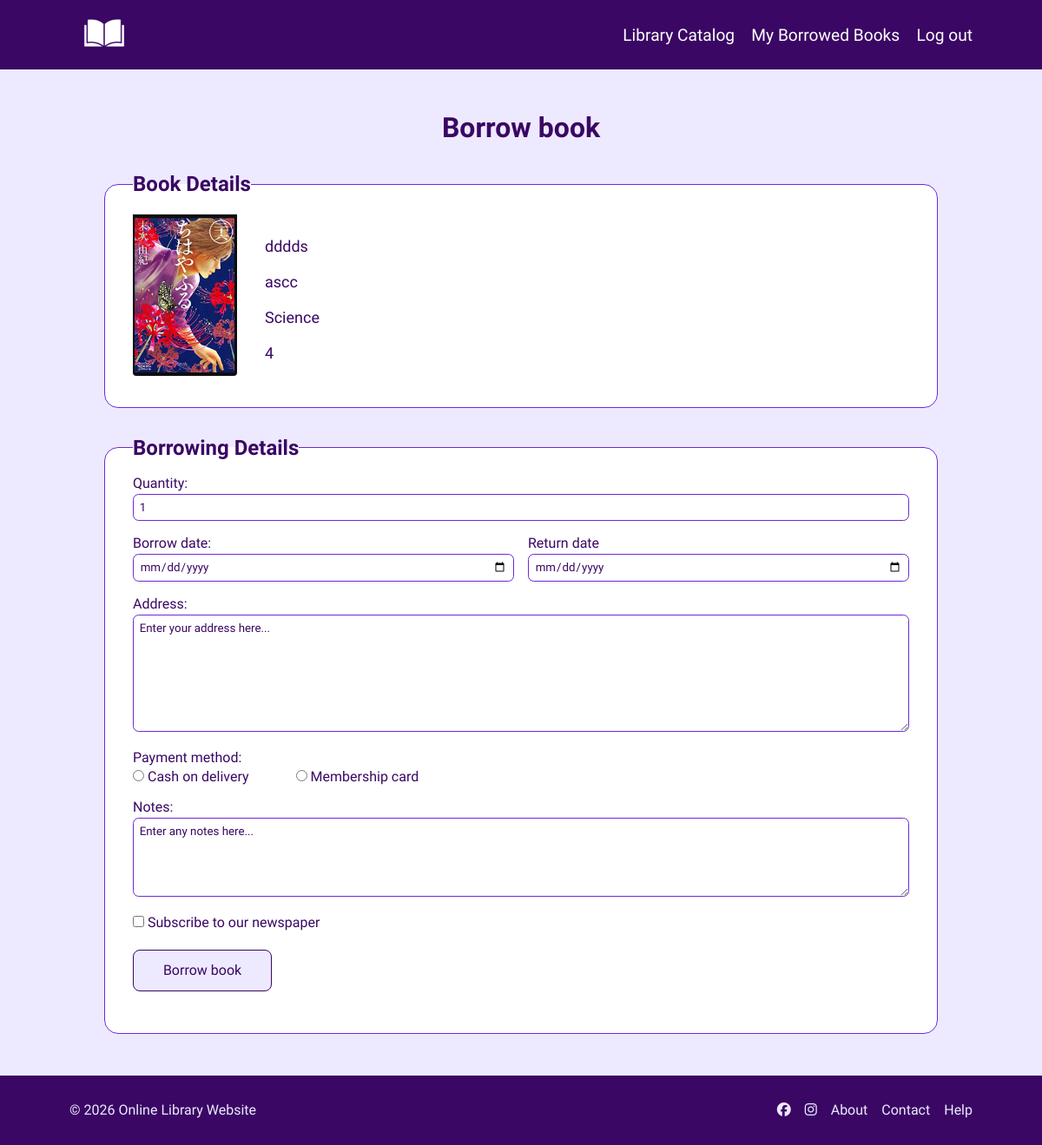
The page /library/borrow/3/ (signed in) on the database as committed earlier.
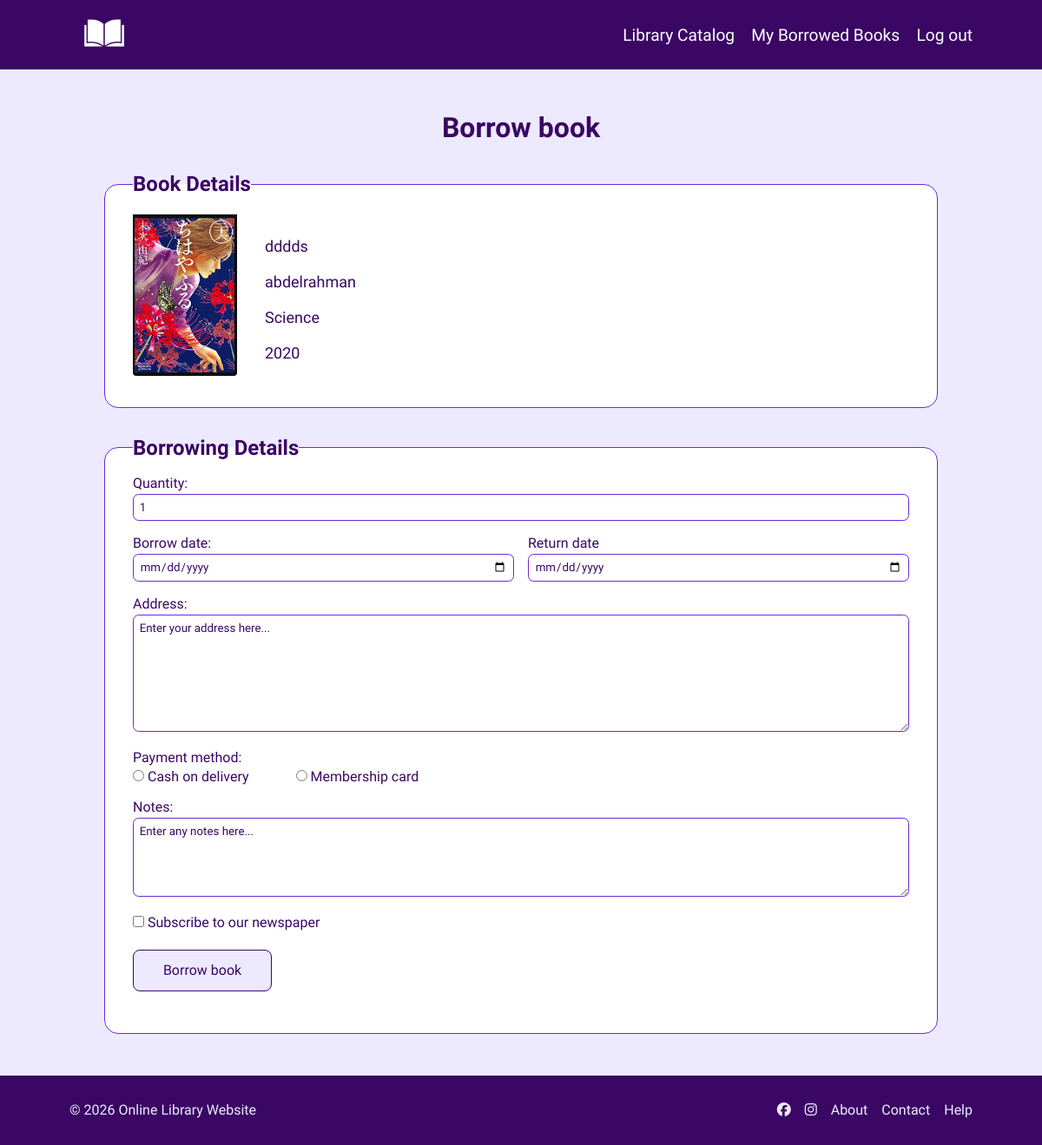
The same page on the database as committed later.
### library/models.py (models this page shows, shortened)
class Book(models.Model):
    isbn        = models.CharField(max_length=30, unique=True)
    title       = models.CharField(max_length=200)
    author      = models.CharField(max_length=200)
    publisher   = models.CharField(max_length=200, blank=True, default='')
    year        = models.IntegerField()
    copies      = models.IntegerField(default=0)
    category    = models.CharField(max_length=50, choices=CATEGORY_CHOICES)
    status      = models.CharField(max_length=20, choices=STATUS_CHOICES, default='Available')
    description = models.TextField(blank=True, default='')
    cover       = models.ImageField(upload_to='book_covers/', blank=True, null=True)
    is_deleted  = models.BooleanField(default=False)
    deleted_at  = models.DateTimeField(null=True, blank=True)
    created_at  = models.DateTimeField(auto_now_add=True)
    @property
    def cover_url(self):
        if self.cover:
            return self.cover.url
        return '/static/img/default-cover.jpg'

### library/views.py (the view, shortened to what this page needs)
# urls.py: path('borrow/<int:book_id>/', views.borrow_book, name='borrow_book'),
@login_required(login_url='/register/login/')
def borrow_book(request, book_id):
    book = get_object_or_404(Book, id=book_id, is_deleted=False)
    return render(request, 'library/borrow_book.html', {'book': book})

### library/templates/library/borrow_book.html (shortened to what this page needs)
{% load static %}
<!DOCTYPE html>
<html>
<head>
    <link rel="stylesheet" href="{% static 'borrow.css' %}">
</head>
<body class="borrowBookPage">
    <header class="navbar">
        <div class="logo">
            <a href="{% url 'library:home' %}">
                <img src="{% static 'img/logo.png' %}" alt="logo">
            </a>
        </div>
        <nav class="nav-links">
            <a href="{% url 'library:user_dashboard' %}">Library Catalog</a>
            <a href="{% url 'library:my_borrowed' %}">My Borrowed Books</a>
            <a id="logout" href="{% url 'register:logout' %}">Log out</a>
        </nav>
    </header>
    <h1>Borrow book</h1>
    <fieldset class="book">
        <legend>Book Details</legend>
        <div class="bookDetails">
            <img id="bookCover" src="{{ book.cover_url }}" alt="{{ book.title }}">
            <div class="bookInfo">
                <p id="bookTitle">{{ book.title }}</p>
                <p id="bookAuthor">{{ book.author }}</p>
                <p id="bookCategory">{{ book.category }}</p>
                <p id="bookYear">{{ book.year }}</p>
            </div>
        </div>
    </fieldset>
    <form id="borrowForm" action="{% url 'library:borrow_book' book.id %}" method="post">
        <fieldset>
            <legend>Borrowing Details</legend>
            <label for="quantity">Quantity:</label>
            <input type="number" id="quantity" name="quantity" min="1" max="{{ book.copies }}" value="1" required>
            <div class="dates">
                <div>
                    <label for="borrow_date">Borrow date:</label>
                    <input type="date" id="borrow_date" name="borrow_date" required>
                </div>
                <div>
                    <label for="return_date">Return date</label>
                    <input type="date" id="return_date" name="return_date" required>
                </div>
            </div>
            <label for="address">Address:</label>
            <textarea id="address" name="address" rows="8" placeholder="Enter your address here..." required></textarea>
            <div class="payment-method">
                <label for="payment">Payment method:</label>
                <input type="radio" id="cash" name="payment" value="cash" required>
                <label for="cash">Cash on delivery</label>
                <input type="radio" id="card" name="payment" value="card" required>
                <label for="card">Membership card</label>
            </div>
            <label for="notes">Notes:</label>
            <textarea id="notes" name="notes" rows="5" placeholder="Enter any notes here..."></textarea>
            <div class="newspaper">
                <input type="checkbox" id="newspaper" name="newspaper" value="newspaper">
                <label for="newspaper">Subscribe to our newspaper</label>
            </div>
            <input id="borrowBtn" type="submit" value="Borrow book">
        </fieldset>
    </form>
    <footer class="footer">
        <p>&copy; 2026 Online Library Website</p>
        <div class="footer-links">
            <a href="https://www.facebook.com" target="_blank">
                <i class="fa-brands fa-facebook"></i>
            </a>
            <a href="https://www.instagram.com" target="_blank">
                <i class="fa-brands fa-instagram"></i>
            </a>
            <a href="mailto:support@onlinelibrary.edu">About</a>
            <a href="#">Contact</a>
            <a href="#">Help</a>
        </div>
    </footer>
</body>
</html>

Rows that differ between the two databases and show on the page:
changed Book "dddds": author "ascc" → "abdelrahman"; year "4" → "2020"
